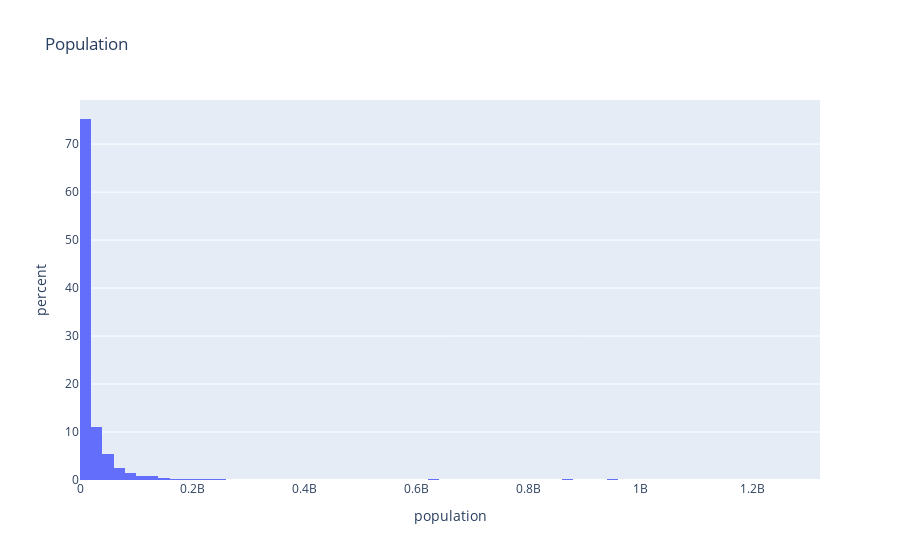

Notebook cell for this chart:
### Code cell
fig = px.histogram(df, x="population", histnorm='percent', 
                  title="Population")
fig.show()

### Figure 1 — Plotly figure (JSON) as saved in the notebook; plotly's stock layout.template omitted (floating-point values rounded to 4 significant figures; data arrays with more than 128 entries replaced by an {"elided": "..."} marker saying what was removed)
{"data": [{"alignmentgroup": "True", "bingroup": "x", "histnorm": "percent", "hovertemplate": "population=%{x}<br>percent=%{y}<extra></extra>", "legendgroup": "", "marker": {"color": "#636efa", "pattern": {"shape": ""}}, "name": "", "offsetgroup": "", "orientation": "v", "showlegend": false, "type": "histogram", "x": {"elided": "1692 int values"}, "xaxis": "x", "yaxis": "y"}], "layout": {"barmode": "relative", "legend": {"tracegroupgap": 0}, "title": {"text": "Population"}, "xaxis": {"anchor": "y", "domain": [0, 1], "title": {"text": "population"}}, "yaxis": {"anchor": "x", "domain": [0, 1], "title": {"text": "percent"}}}}
